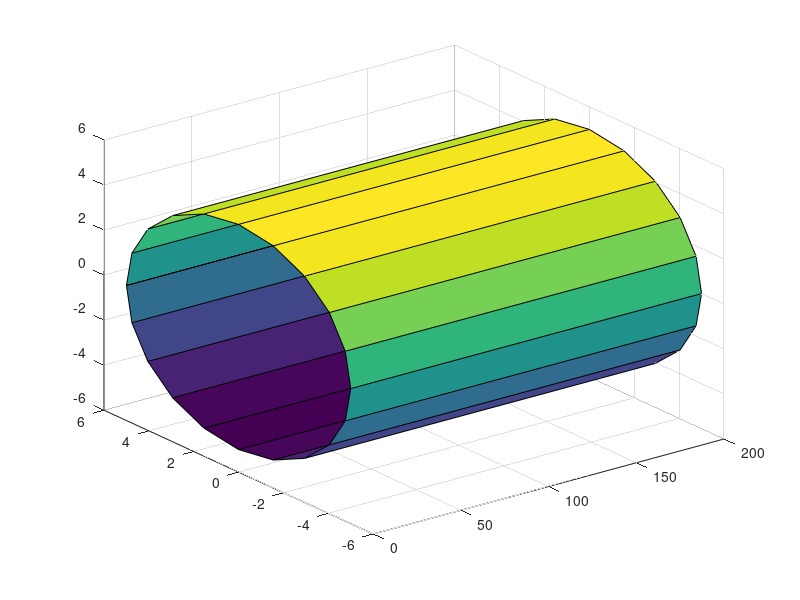

This chart was generated by the following MATLAB code: (Note: this script raises an error after producing the figure.)
%% Myo Sphero MATLAB Workfile



clear all
close all
clc


[y,z,x] = cylinder()

rad = 5;
len = 200;

surf(len*x,rad*y,rad*z)


%%



s = Sphero('Sphero-WPP')

%%

s.SetStabilization(false)
%%
s.SetBackLEDOutput(1)


